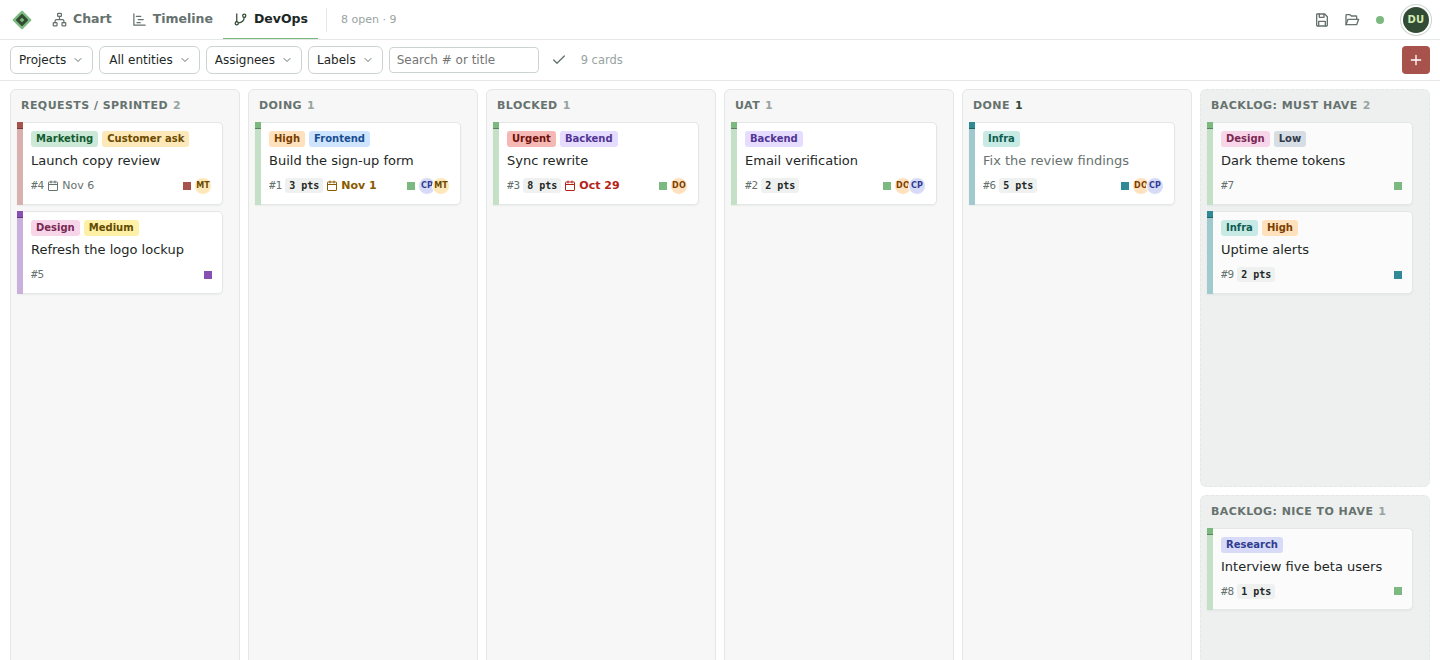
#> input picture docs/media/devops.png, 1440 x 660 px, given in place of timeline-01.png, which was not available
$ python build-readme-gifs.py
#> lines starting #> are read from the running program, lines starting #| are printed output that depends on the picture
"""Build lightweight README GIFs from capture-readme.mjs frames.

Run: python3 -m pip install pillow
     python3 tools/build-readme-gifs.py
"""
from pathlib import Path

from PIL import Image, ImageDraw, ImageFont


ROOT = Path(__file__).resolve().parents[1]
MEDIA = ROOT / "docs" / "media"
FRAMES = MEDIA / "frames"


def make_gif(name, shots, height):
#> called with name = 'timeline-views.gif', height = 620
    frames = []
    for filename, caption in shots:
        with Image.open(FRAMES / filename) as source:
#> source is the input picture: PIL image 1440x660 RGB; mean R, G, B 244.6, 245.4, 244.5
            screenshot = source.convert("RGB").crop((0, 0, 1440, height))
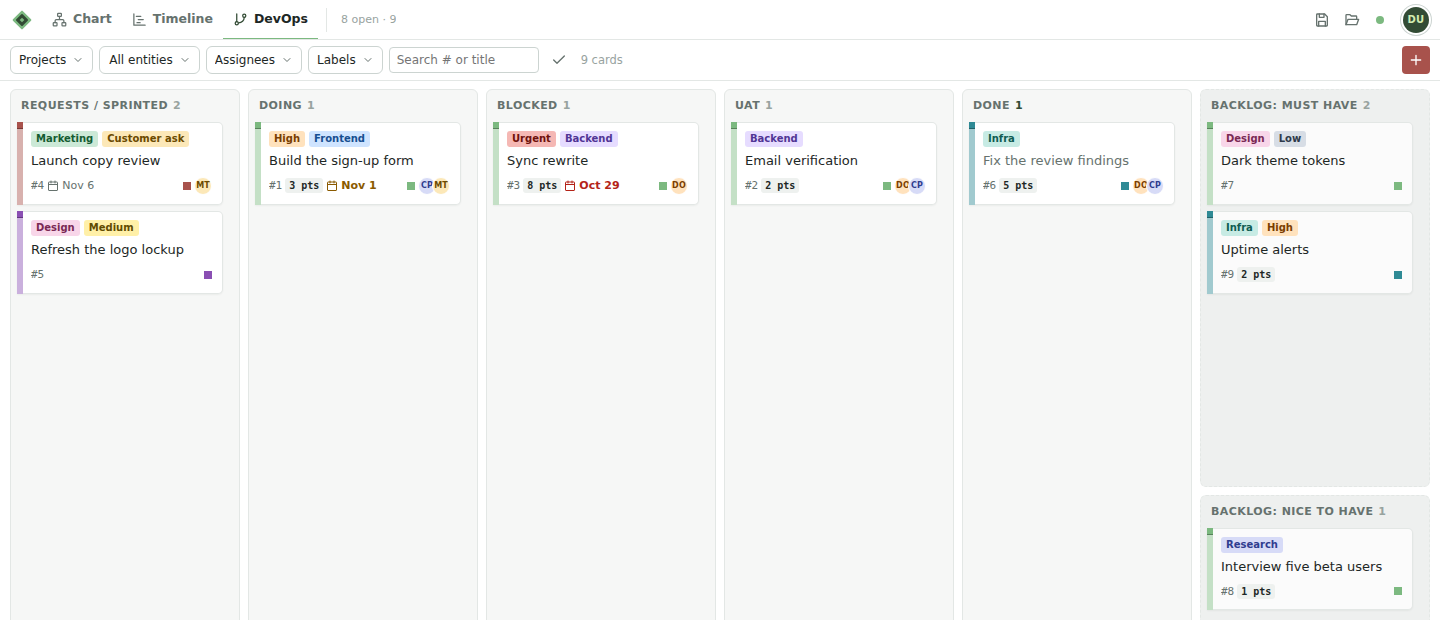
#> screenshot: PIL image 1440x620 RGB; mean R, G, B 244.6, 245.3, 244.5
        screenshot = screenshot.resize((960, round(height * 2 / 3)), Image.Resampling.LANCZOS)
#> screenshot: PIL image 960x413 RGB
        canvas = Image.new("RGB", (960, screenshot.height + 38), "#243c2c")
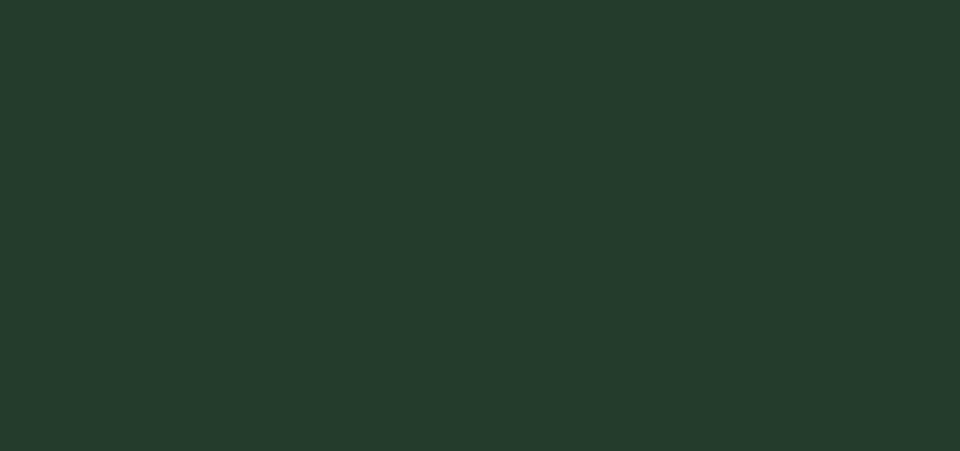
#> canvas: PIL image 960x451 RGB; mean R, G, B 36, 60, 44
        canvas.paste(screenshot, (0, 38))
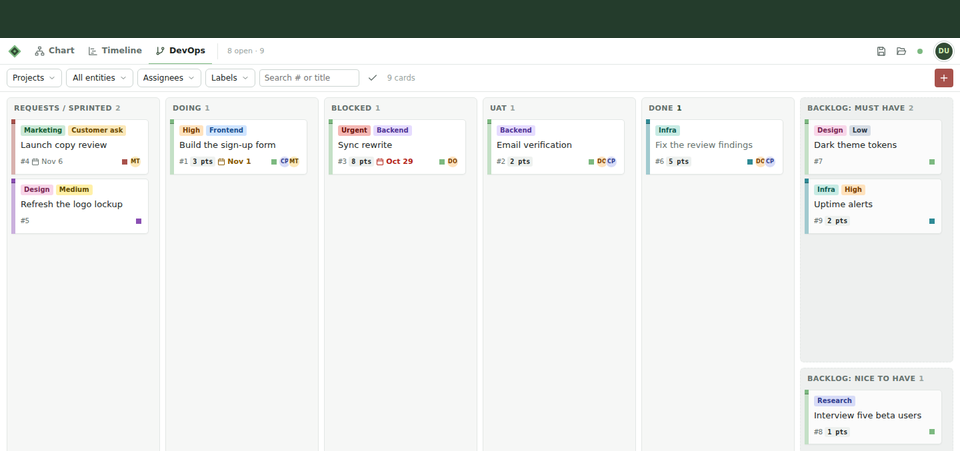
#> canvas: PIL image 960x451 RGB; mean R, G, B 226.9, 229.6, 227.5
        draw = ImageDraw.Draw(canvas)
        draw.text((16, 11), caption, fill="white", font=ImageFont.load_default(size=17))
        frames.append(canvas.quantize(colors=96, method=Image.Quantize.FASTOCTREE))
#> pass 2 of the loop in make_gif, `for filename, caption in shots:`:
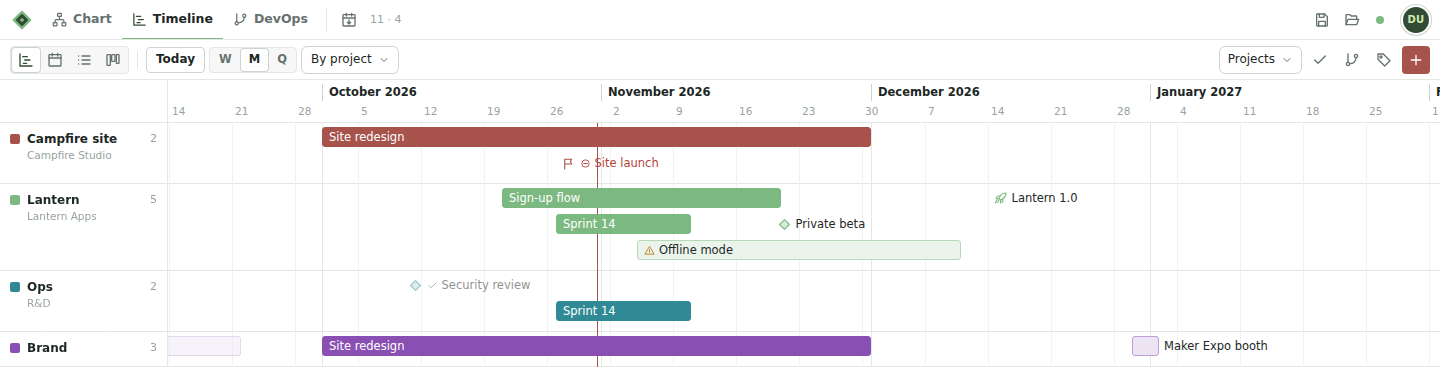
#> input picture docs/media/timeline.png, 1440 x 380 px, given in place of timeline-02.png, which was not available
#> in make_gif, source is the input picture: PIL image 1440x380 RGB; mean R, G, B 244, 242.7, 243.5
#> in make_gif, `screenshot = source.convert("RGB").crop((0, 0, 1440, height))`:
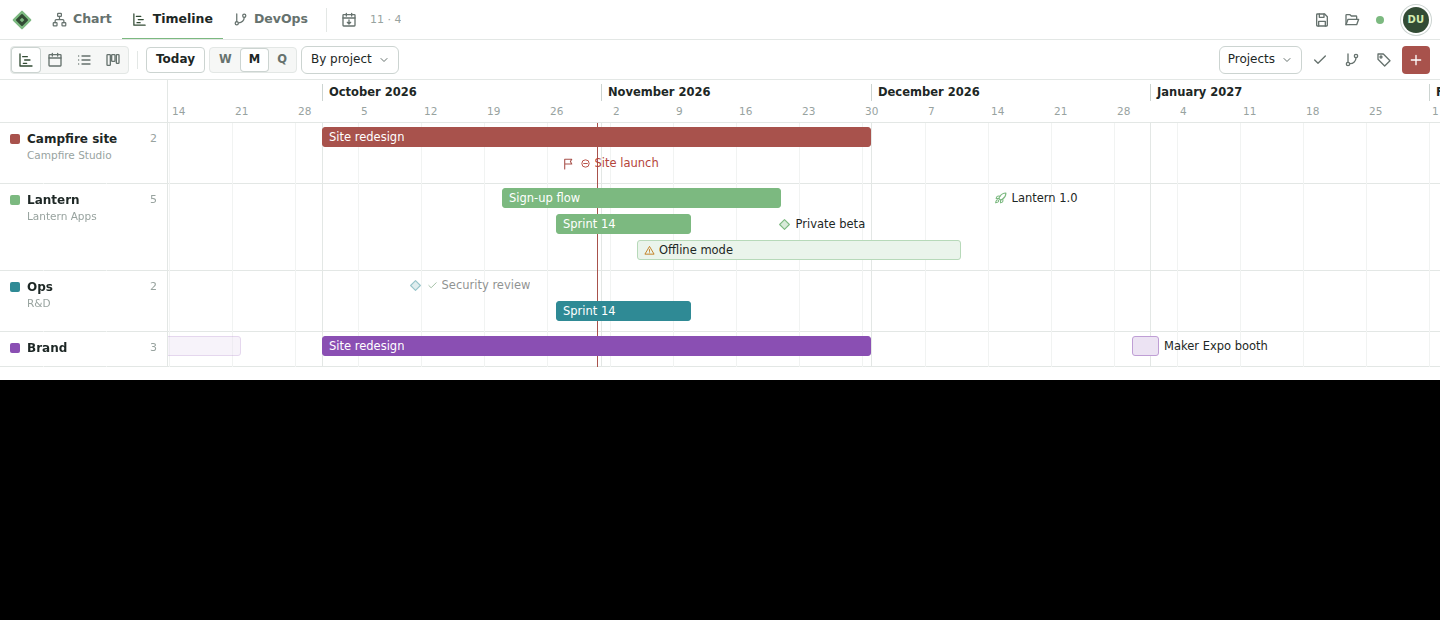
#> screenshot: PIL image 1440x620 RGB; mean R, G, B 149.6, 148.8, 149.3
#> in make_gif, `canvas.paste(screenshot, (0, 38))`:
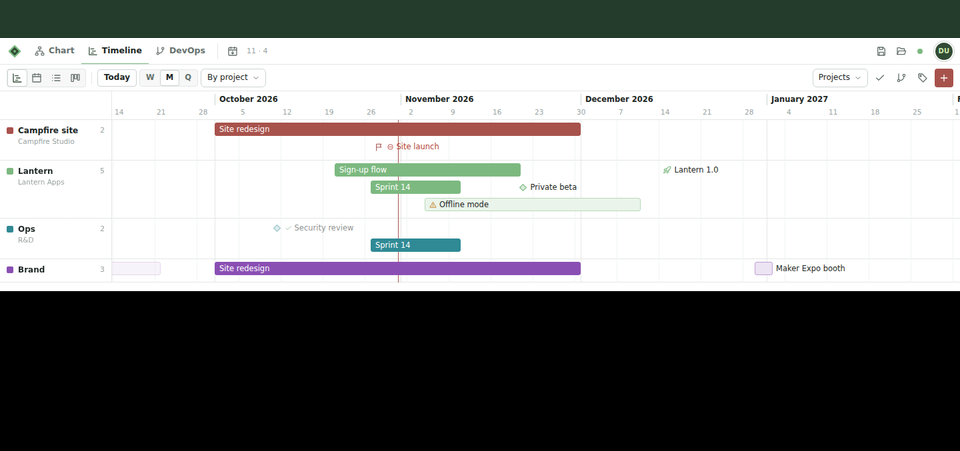
#> canvas: PIL image 960x451 RGB; mean R, G, B 139.8, 141.1, 140.2
    frames[0].save(MEDIA / name, save_all=True, append_images=frames[1:], duration=[1400] * len(frames),
                   loop=0, disposal=2, optimize=True)


#> (the run stopped early here; a loop or call above may not have finished)
